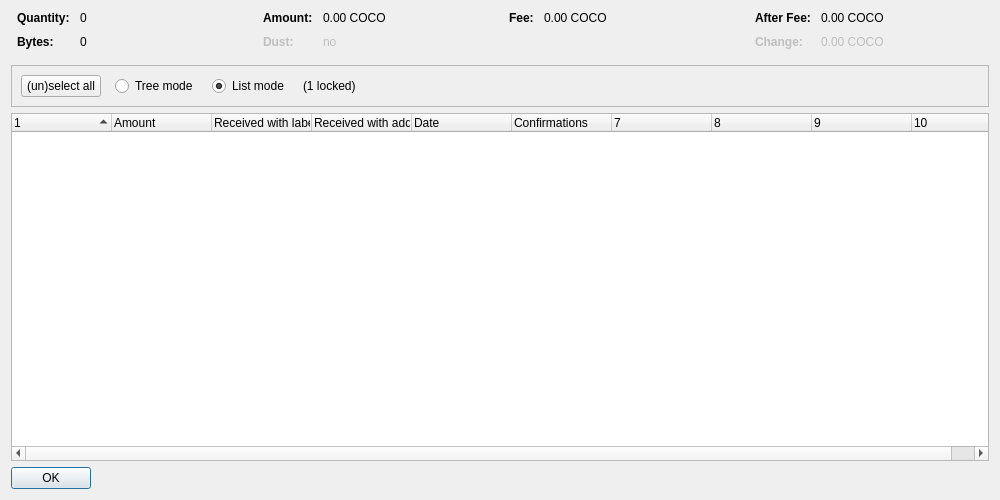
<?xml version="1.0" encoding="UTF-8"?>
<ui version="4.0">
 <class>CoinControlDialog</class>
 <widget class="QDialog" name="CoinControlDialog">
  <property name="geometry">
   <rect>
    <x>0</x>
    <y>0</y>
    <width>1000</width>
    <height>500</height>
   </rect>
  </property>
  <property name="windowTitle">
   <string>Coin Selection</string>
  </property>
  <layout class="QVBoxLayout" name="verticalLayout">
   <item>
    <layout class="QHBoxLayout" name="horizontalLayoutTop" stretch="0,0,0,0">
     <property name="topMargin">
      <number>0</number>
     </property>
     <property name="bottomMargin">
      <number>10</number>
     </property>
     <item>
      <layout class="QFormLayout" name="formLayoutCoinControl1">
       <property name="horizontalSpacing">
        <number>10</number>
       </property>
       <property name="verticalSpacing">
        <number>10</number>
       </property>
       <property name="leftMargin">
        <number>6</number>
       </property>
       <property name="rightMargin">
        <number>6</number>
       </property>
       <item row="0" column="0">
        <widget class="QLabel" name="labelCoinControlQuantityText">
         <property name="font">
          <font>
           <weight>75</weight>
           <bold>true</bold>
          </font>
         </property>
         <property name="text">
          <string>Quantity:</string>
         </property>
        </widget>
       </item>
       <item row="0" column="1">
        <widget class="QLabel" name="labelCoinControlQuantity">
         <property name="cursor">
          <cursorShape>IBeamCursor</cursorShape>
         </property>
         <property name="contextMenuPolicy">
          <enum>Qt::ActionsContextMenu</enum>
         </property>
         <property name="text">
          <string notr="true">0</string>
         </property>
         <property name="textInteractionFlags">
          <set>Qt::LinksAccessibleByMouse|Qt::TextSelectableByKeyboard|Qt::TextSelectableByMouse</set>
         </property>
        </widget>
       </item>
       <item row="1" column="0">
        <widget class="QLabel" name="labelCoinControlBytesText">
         <property name="font">
          <font>
           <weight>75</weight>
           <bold>true</bold>
          </font>
         </property>
         <property name="text">
          <string>Bytes:</string>
         </property>
        </widget>
       </item>
       <item row="1" column="1">
        <widget class="QLabel" name="labelCoinControlBytes">
         <property name="cursor">
          <cursorShape>IBeamCursor</cursorShape>
         </property>
         <property name="contextMenuPolicy">
          <enum>Qt::ActionsContextMenu</enum>
         </property>
         <property name="text">
          <string notr="true">0</string>
         </property>
         <property name="textInteractionFlags">
          <set>Qt::LinksAccessibleByMouse|Qt::TextSelectableByKeyboard|Qt::TextSelectableByMouse</set>
         </property>
        </widget>
       </item>
      </layout>
     </item>
     <item>
      <layout class="QFormLayout" name="formLayoutCoinControl2">
       <property name="horizontalSpacing">
        <number>10</number>
       </property>
       <property name="verticalSpacing">
        <number>10</number>
       </property>
       <property name="leftMargin">
        <number>6</number>
       </property>
       <property name="rightMargin">
        <number>6</number>
       </property>
       <item row="0" column="0">
        <widget class="QLabel" name="labelCoinControlAmountText">
         <property name="font">
          <font>
           <weight>75</weight>
           <bold>true</bold>
          </font>
         </property>
         <property name="text">
          <string>Amount:</string>
         </property>
        </widget>
       </item>
       <item row="0" column="1">
        <widget class="QLabel" name="labelCoinControlAmount">
         <property name="cursor">
          <cursorShape>IBeamCursor</cursorShape>
         </property>
         <property name="contextMenuPolicy">
          <enum>Qt::ActionsContextMenu</enum>
         </property>
         <property name="text">
          <string notr="true">0.00 COCO</string>
         </property>
         <property name="textInteractionFlags">
          <set>Qt::LinksAccessibleByMouse|Qt::TextSelectableByKeyboard|Qt::TextSelectableByMouse</set>
         </property>
        </widget>
       </item>
       <item row="1" column="0">
        <widget class="QLabel" name="labelCoinControlLowOutputText">
         <property name="enabled">
          <bool>false</bool>
         </property>
         <property name="font">
          <font>
           <weight>75</weight>
           <bold>true</bold>
          </font>
         </property>
         <property name="text">
          <string>Dust:</string>
         </property>
        </widget>
       </item>
       <item row="1" column="1">
        <widget class="QLabel" name="labelCoinControlLowOutput">
         <property name="enabled">
          <bool>false</bool>
         </property>
         <property name="cursor">
          <cursorShape>IBeamCursor</cursorShape>
         </property>
         <property name="contextMenuPolicy">
          <enum>Qt::ActionsContextMenu</enum>
         </property>
         <property name="text">
          <string notr="true">no</string>
         </property>
         <property name="textInteractionFlags">
          <set>Qt::LinksAccessibleByMouse|Qt::TextSelectableByKeyboard|Qt::TextSelectableByMouse</set>
         </property>
        </widget>
       </item>
      </layout>
     </item>
     <item>
      <layout class="QFormLayout" name="formLayoutCoinControl3">
       <property name="horizontalSpacing">
        <number>10</number>
       </property>
       <property name="verticalSpacing">
        <number>10</number>
       </property>
       <property name="leftMargin">
        <number>6</number>
       </property>
       <property name="rightMargin">
        <number>6</number>
       </property>
       <item row="0" column="0">
        <widget class="QLabel" name="labelCoinControlFeeText">
         <property name="font">
          <font>
           <weight>75</weight>
           <bold>true</bold>
          </font>
         </property>
         <property name="text">
          <string>Fee:</string>
         </property>
        </widget>
       </item>
       <item row="0" column="1">
        <widget class="QLabel" name="labelCoinControlFee">
         <property name="cursor">
          <cursorShape>IBeamCursor</cursorShape>
         </property>
         <property name="contextMenuPolicy">
          <enum>Qt::ActionsContextMenu</enum>
         </property>
         <property name="text">
          <string notr="true">0.00 COCO</string>
         </property>
         <property name="textInteractionFlags">
          <set>Qt::LinksAccessibleByMouse|Qt::TextSelectableByKeyboard|Qt::TextSelectableByMouse</set>
         </property>
        </widget>
       </item>
      </layout>
     </item>
     <item>
      <layout class="QFormLayout" name="formLayoutCoinControl4">
       <property name="horizontalSpacing">
        <number>10</number>
       </property>
       <property name="verticalSpacing">
        <number>10</number>
       </property>
       <property name="leftMargin">
        <number>6</number>
       </property>
       <property name="rightMargin">
        <number>6</number>
       </property>
       <item row="0" column="0">
        <widget class="QLabel" name="labelCoinControlAfterFeeText">
         <property name="font">
          <font>
           <weight>75</weight>
           <bold>true</bold>
          </font>
         </property>
         <property name="text">
          <string>After Fee:</string>
         </property>
        </widget>
       </item>
       <item row="0" column="1">
        <widget class="QLabel" name="labelCoinControlAfterFee">
         <property name="cursor">
          <cursorShape>IBeamCursor</cursorShape>
         </property>
         <property name="contextMenuPolicy">
          <enum>Qt::ActionsContextMenu</enum>
         </property>
         <property name="text">
          <string notr="true">0.00 COCO</string>
         </property>
         <property name="textInteractionFlags">
          <set>Qt::LinksAccessibleByMouse|Qt::TextSelectableByKeyboard|Qt::TextSelectableByMouse</set>
         </property>
        </widget>
       </item>
       <item row="1" column="0">
        <widget class="QLabel" name="labelCoinControlChangeText">
         <property name="enabled">
          <bool>false</bool>
         </property>
         <property name="font">
          <font>
           <weight>75</weight>
           <bold>true</bold>
          </font>
         </property>
         <property name="text">
          <string>Change:</string>
         </property>
        </widget>
       </item>
       <item row="1" column="1">
        <widget class="QLabel" name="labelCoinControlChange">
         <property name="enabled">
          <bool>false</bool>
         </property>
         <property name="cursor">
          <cursorShape>IBeamCursor</cursorShape>
         </property>
         <property name="contextMenuPolicy">
          <enum>Qt::ActionsContextMenu</enum>
         </property>
         <property name="text">
          <string notr="true">0.00 COCO</string>
         </property>
         <property name="textInteractionFlags">
          <set>Qt::LinksAccessibleByMouse|Qt::TextSelectableByKeyboard|Qt::TextSelectableByMouse</set>
         </property>
        </widget>
       </item>
      </layout>
     </item>
    </layout>
   </item>
   <item>
    <widget class="QFrame" name="frame">
     <property name="minimumSize">
      <size>
       <width>0</width>
       <height>40</height>
      </size>
     </property>
     <property name="frameShape">
      <enum>QFrame::StyledPanel</enum>
     </property>
     <property name="frameShadow">
      <enum>QFrame::Sunken</enum>
     </property>
     <layout class="QHBoxLayout" name="horizontalLayout">
      <item>
       <layout class="QHBoxLayout" name="horizontalLayoutPanel" stretch="0,0,0,0,0">
        <property name="spacing">
         <number>14</number>
        </property>
        <item>
         <widget class="QPushButton" name="pushButtonSelectAll">
          <property name="sizePolicy">
           <sizepolicy hsizetype="Maximum" vsizetype="Fixed">
            <horstretch>0</horstretch>
            <verstretch>0</verstretch>
           </sizepolicy>
          </property>
          <property name="text">
           <string>(un)select all</string>
          </property>
          <property name="autoDefault">
           <bool>false</bool>
          </property>
         </widget>
        </item>
        <item>
         <widget class="QRadioButton" name="radioTreeMode">
          <property name="sizePolicy">
           <sizepolicy hsizetype="Maximum" vsizetype="Fixed">
            <horstretch>0</horstretch>
            <verstretch>0</verstretch>
           </sizepolicy>
          </property>
          <property name="text">
           <string>Tree mode</string>
          </property>
         </widget>
        </item>
        <item>
         <widget class="QRadioButton" name="radioListMode">
          <property name="sizePolicy">
           <sizepolicy hsizetype="Maximum" vsizetype="Fixed">
            <horstretch>0</horstretch>
            <verstretch>0</verstretch>
           </sizepolicy>
          </property>
          <property name="text">
           <string>List mode</string>
          </property>
          <property name="checked">
           <bool>true</bool>
          </property>
         </widget>
        </item>
        <item>
         <widget class="QLabel" name="labelLocked">
          <property name="text">
           <string notr="true">(1 locked)</string>
          </property>
         </widget>
        </item>
        <item>
         <spacer name="horizontalSpacer">
          <property name="orientation">
           <enum>Qt::Horizontal</enum>
          </property>
          <property name="sizeHint" stdset="0">
           <size>
            <width>40</width>
            <height>20</height>
           </size>
          </property>
         </spacer>
        </item>
       </layout>
      </item>
     </layout>
    </widget>
   </item>
   <item>
    <widget class="CoinControlTreeWidget" name="treeWidget">
     <property name="contextMenuPolicy">
      <enum>Qt::CustomContextMenu</enum>
     </property>
     <property name="sortingEnabled">
      <bool>false</bool>
     </property>
     <property name="columnCount">
      <number>10</number>
     </property>
     <attribute name="headerShowSortIndicator" stdset="0">
      <bool>true</bool>
     </attribute>
     <attribute name="headerStretchLastSection">
      <bool>false</bool>
     </attribute>
     <column>
      <property name="text">
       <string/>
      </property>
     </column>
     <column>
      <property name="text">
       <string>Amount</string>
      </property>
     </column>
     <column>
      <property name="text">
       <string>Received with label</string>
      </property>
     </column>
     <column>
      <property name="text">
       <string>Received with address</string>
      </property>
     </column>
     <column>
      <property name="text">
       <string>Date</string>
      </property>
     </column>
     <column>
      <property name="text">
       <string>Confirmations</string>
      </property>
      <property name="toolTip">
       <string>Confirmed</string>
      </property>
     </column>
     <column>
      <property name="text">
       <string/>
      </property>
     </column>
     <column>
      <property name="text">
       <string/>
      </property>
     </column>
     <column>
      <property name="text">
       <string/>
      </property>
     </column>
     <column>
      <property name="text">
       <string/>
      </property>
     </column>
    </widget>
   </item>
   <item>
    <widget class="QDialogButtonBox" name="buttonBox">
     <property name="sizePolicy">
      <sizepolicy hsizetype="Maximum" vsizetype="Fixed">
       <horstretch>0</horstretch>
       <verstretch>0</verstretch>
      </sizepolicy>
     </property>
     <property name="orientation">
      <enum>Qt::Horizontal</enum>
     </property>
     <property name="standardButtons">
      <set>QDialogButtonBox::Ok</set>
     </property>
    </widget>
   </item>
  </layout>
 </widget>
 <customwidgets>
  <customwidget>
   <class>CoinControlTreeWidget</class>
   <extends>QTreeWidget</extends>
   <header>qt/coincontroltreewidget.h</header>
  </customwidget>
 </customwidgets>
 <resources/>
 <connections/>
</ui>
